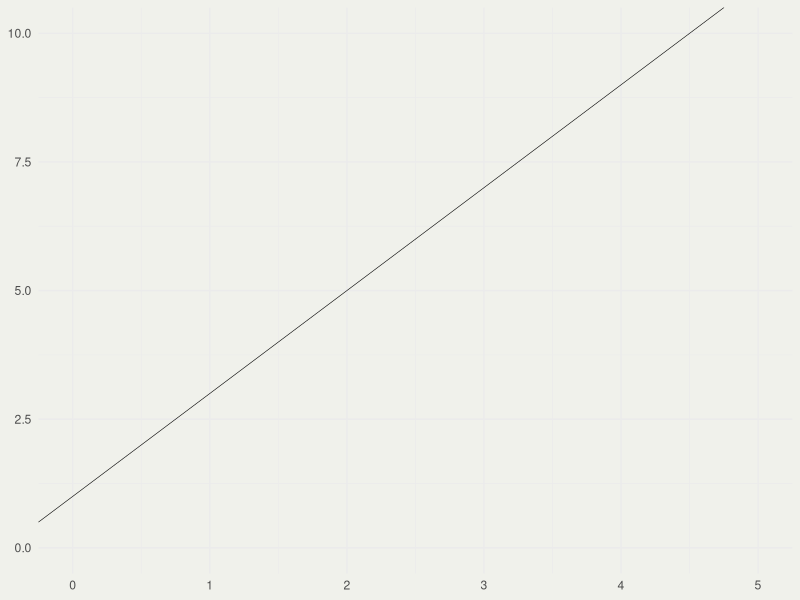
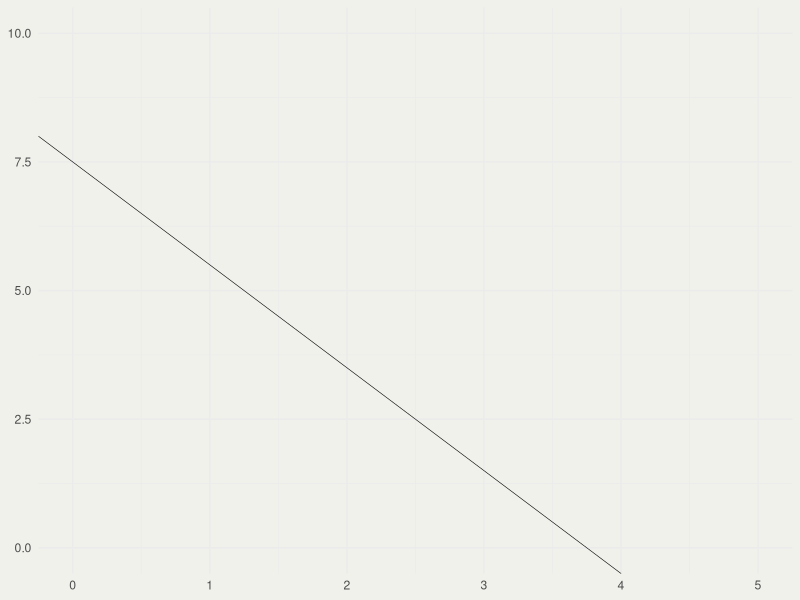
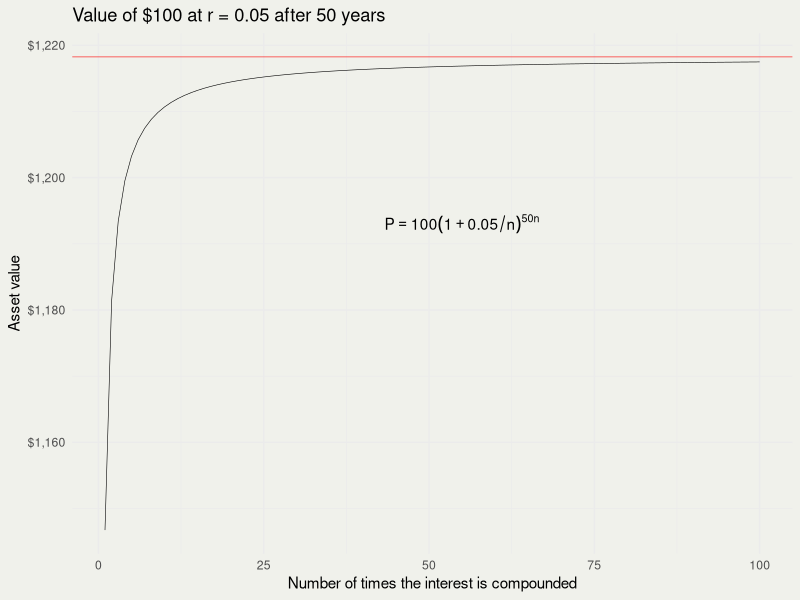
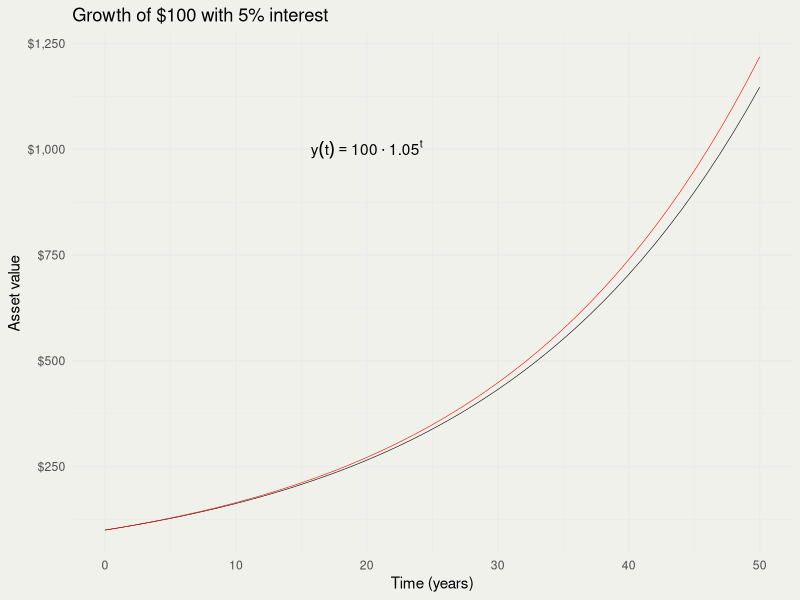
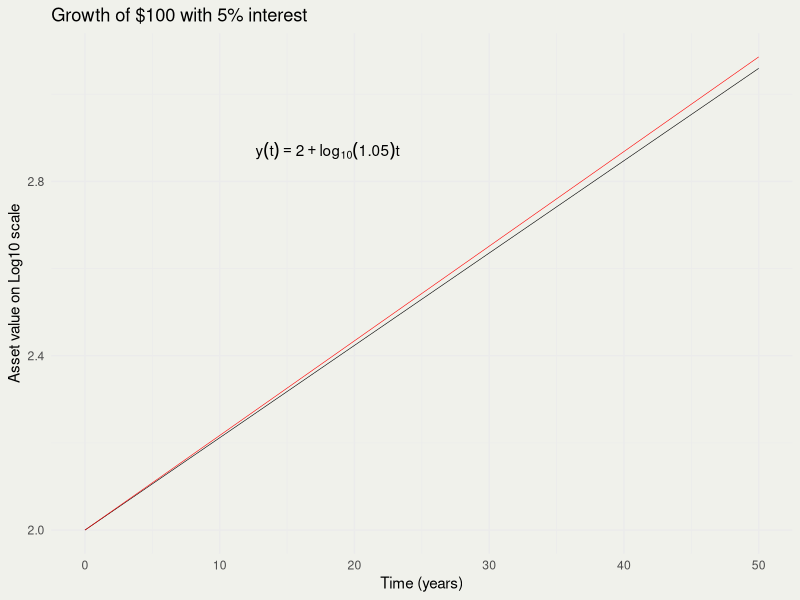
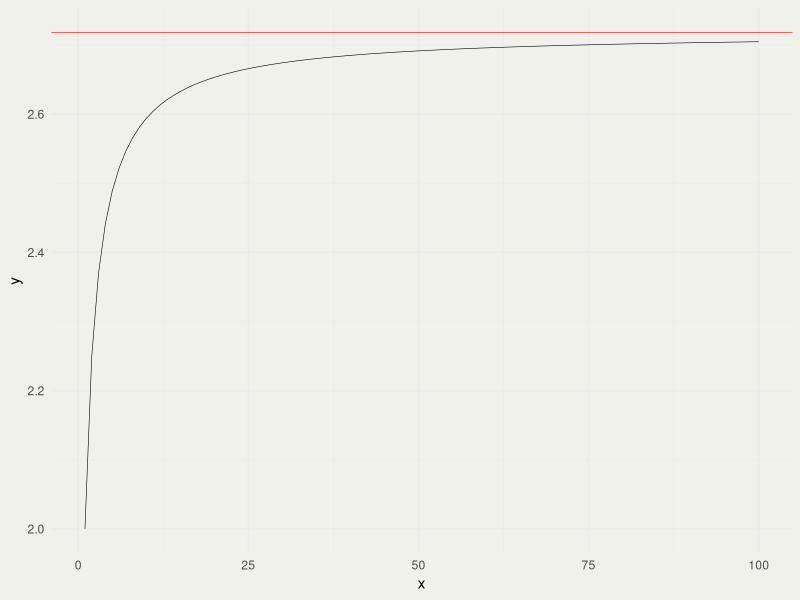
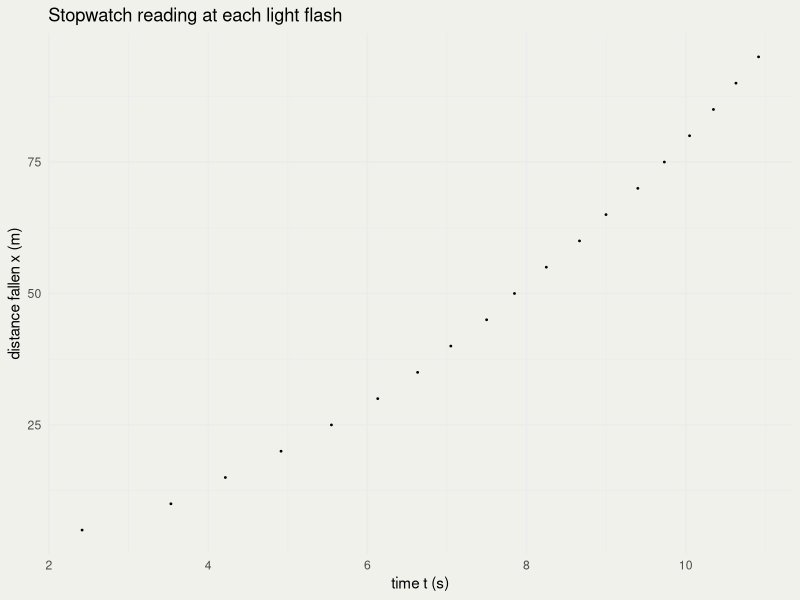
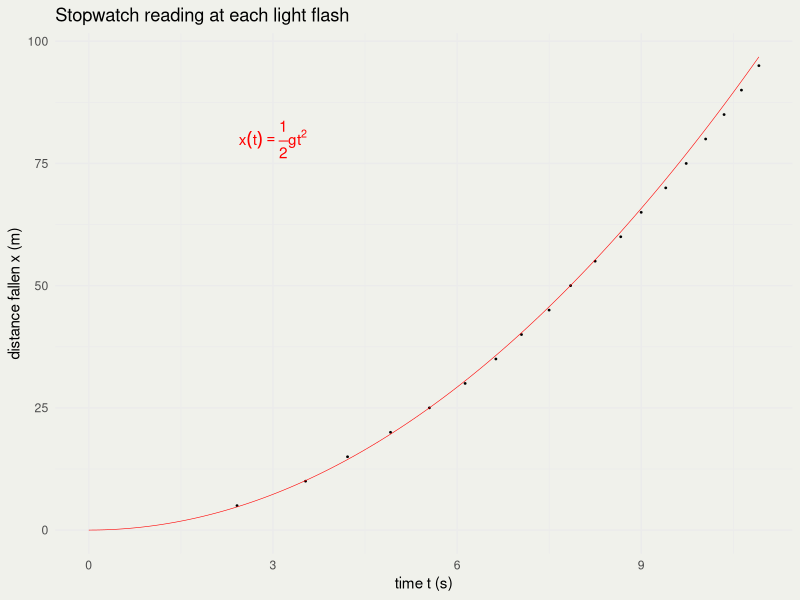

These figures' R source, in order:
## ---- chunk 1
#| fig-width: 3
#| fig-height: 3
library(ggplot2)
thm <-
  theme_minimal() + theme(
    panel.background = element_rect(fill = "#f0f1eb", color = "#f0f1eb"),
    plot.background = element_rect(fill = "#f0f1eb", color = "#f0f1eb")
  )
theme_set(thm)

p <- ggplot() + xlim(0, 5) + ylim(0, 10)
p + geom_abline(slope = 2, intercept = 1, linewidth = 0.2)
## ---- chunk 2
#| fig-width: 3
#| fig-height: 3

p <- ggplot() + xlim(0, 5) + ylim(0, 10)
p + geom_abline(slope = -2, intercept = 7.5, linewidth = 0.2)
## ---- chunk 3
#| fig-width: 6
#| fig-height: 5
#| fig-align: center

rate <- 0.05
P <- 100
n_comp <- 1:100

Pn <- function(n, A, r, t) A * (1 + r/n)^(t*n)
Pe <- function(A, r, t) A * exp(r * t)

pn <- Pn(n = n_comp, A = P, r = rate, t = 50)
pe <- Pe(A = P, r = rate, t = 50)

d <- data.frame(n_comp, pn)
p <- ggplot(d, aes(n_comp, pn))
p + geom_line(linewidth = 0.2) +
  geom_hline(yintercept = pe, color = 'red', linewidth = 0.2) +
  xlab("Number of times the interest is compounded") +
  ylab("Asset value") +
  ggtitle("Value of $100 at r = 0.05 after 50 years") +
  scale_y_continuous(labels = scales::dollar_format()) +
  annotate("text", 55, 1193, 
           label = "P == 100 (1 + 0.05/n)^{50*n}", parse = TRUE) 
#  annotate("text",  50, 1200, 
#           label = "y(t) == 100 * e ^ {50*r}", parse = TRUE, color = 'red')
## ---- chunk 4
#| fig-width: 4.5
#| fig-height: 4.5
#| fig-align: center

time <- 0:50
p1 <- Pn(n = 1, A = P, r = rate, t = time)
pe <- Pe(A = P, r = rate, t = time)

p <- ggplot(data.frame(time, p1, pe), aes(time, p1))
p + geom_line(linewidth = 0.2) + 
  geom_line(aes(y = pe), linewidth = 0.2, color = 'red') +
  scale_y_continuous(labels = scales::dollar_format()) +
  xlab("Time (years)") + ylab("Asset value") +
  ggtitle("Growth of $100 with 5% interest") +
  annotate("text", 20, 1e3, 
           label = "y(t) == 100 %.% 1.05^t", parse = TRUE) 
  # annotate("text", 18, 11e2, 
  #          label = "y(t) == 100 * e ^ {rt}", parse = TRUE, color = 'red')
## ---- chunk 5
#| fig-width: 4.5
#| fig-height: 4.5
#| fig-align: center

p <- ggplot(data.frame(time, p1 = log10(p1), pe = log10(pe)), aes(time, p1))
p + geom_line(linewidth = 0.2) + 
  geom_line(aes(y = pe), linewidth = 0.2, color = 'red') +
  xlab("Time (years)") + ylab("Asset value on Log10 scale") + 
  ggtitle("Growth of $100 with 5% interest") +
  annotate("text", 18, 2.87,
           label = "y(t) == 2 + log[10](1.05) * t", parse = TRUE)
## ---- chunk 6
#| fig-width: 5
#| fig-height: 3
#| fig-align: center
f <- function(m) (1 + 1/m)^m
x <- 1:100
y <- f(x)
p <- ggplot(data.frame(x, y), aes(x, y))
p + geom_line(linewidth = 0.2) +
  geom_hline(yintercept = exp(1), color = 'red', linewidth = 0.2)
## ---- chunk 7
#| echo: true
2^7 * 2^8 == 2^(7 + 8) 
## ---- chunk 8
#| echo: true
2^7 / 2^8 == 2^(7 - 8) 
## ---- chunk 9
#| echo: true
(2^7)^8 == 2^(7*8)
## ---- chunk 10
#| echo: true
(2*3)^7 == 2^7 * 3^7
## ---- chunk 11
#| echo: true
isTRUE(all.equal(2^4 / 3^4, (2/3)^4))
## ---- chunk 12
#| echo: true
softmax_unsafe <- function(x) exp(x) / sum(exp(x))

y_small <- 1:3
softmax_unsafe(y_small)

y_large <- c(1e3, 1e3 + 1, 1e3 + 2)
exp(y_large)
softmax_unsafe(y_large)
## ---- chunk 13
#| echo: true
LSE <- function(x) {
  m <- max(x)
  m + log(sum(exp(x - m)))
}

log_softmax <- function(x) x - LSE(x)
softmax <- function(x) exp(log_softmax(x))

softmax(y_small)
softmax(y_large)
sum(softmax(y_large))
## ---- chunk 14
#| fig-width: 4
#| fig-height: 4
#| fig-align: center

g_ref <- 1.625                      # accepted lunar gravity, m/s^2

# One noisy time reading per known sensor position, collected in the browser app.
raw <- read.csv("data/moon-drop.csv")
d <- data.frame(t = raw$t_obs_s, x = raw$x_m)

p <- ggplot(d, aes(t, x)) + geom_point(size = 0.3) +
  xlab("time t (s)") + ylab("distance fallen x (m)") +
  ggtitle("Stopwatch reading at each light flash")
print(p)
## ---- chunk 15
#| fig-width: 4
#| fig-height: 4
#| fig-align: center

tt  <- seq(0, max(d$t), length.out = 200)
sol <- data.frame(t = tt, x = 0.5 * g_ref * tt^2)
p + geom_line(data = sol, aes(t, x), color = 'red', linewidth = 0.2) +
  annotate("text", 3, 80, label = "x(t) == frac(1, 2) * g * t^2",
           parse = TRUE, color = 'red')
## ---- chunk 16
#| fig-width: 4.5
#| fig-height: 3.6
#| fig-align: center
#| echo: true
t1 <- 4; t2 <- 9
x1 <- 0.5 * g_ref * t1^2; x2 <- 0.5 * g_ref * t2^2
slope <- (x2 - x1) / (t2 - t1)            # avg velocity = ½ g (t1 + t2)
ggplot(sol, aes(t, x)) + geom_line(linewidth = 0.2) +
  geom_abline(slope = slope, intercept = x1 - slope * t1,
              color = 'red', linewidth = 0.2) +
  geom_point(aes(x = t1, y = x1), color = 'blue') +
  geom_point(aes(x = t2, y = x2), color = 'blue') +
  xlab("time t (s)") + ylab("distance fallen x (m)") +
  ggtitle("Position curve and a secant line")
## ---- chunk 17
#| fig-width: 5
#| fig-height: 4
#| fig-align: center
#| echo: true

library(ggplot2)
library(dplyr)
n <- 100
t <- seq(0, pi, length.out = n)
x <- sin(t) * cos(t)
dxdt <- cos(t)^2 - sin(t)^2

d <- tibble(t, x, dxdt)
p <- ggplot(d, aes(t, x))
p + geom_line() + geom_line(aes(y = dxdt), color = "red")

# approximate the derivative on each interval and align it to the midpoint
appr <- tibble(
  t = (t[-1] + t[-n]) / 2,
  appr_dxdt = diff(x) / diff(t)
)

p + geom_line(aes(y = dxdt), color = "red") +
  geom_line(
    data = appr, aes(t, appr_dxdt),
    color = "blue", linewidth = 5, alpha = 1/5
  )
